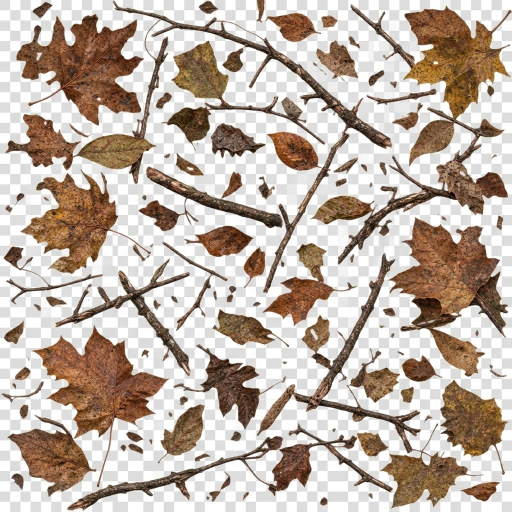
#> input picture minecraft/leaf-litter-reference/source.jpg, 1024 x 1024 px (shown at 1/2 size)
$ python prepare_cobblestone.py ../leaf-litter-reference/source.jpg
#> lines starting #> are read from the running program, lines starting #| are printed output that depends on the picture
#!/usr/bin/env python3
"""Prepare a repeating 512px cobblestone tile from a supplied photograph.

Usage from the repository root:
    python minecraft/tools/prepare_cobblestone.py path/to/normal.jpg
    python minecraft/tools/prepare_cobblestone.py path/to/mossy.jpg --mossy
Requires Pillow. Source photos are supplied separately and are not in the pack.
"""
import argparse
from pathlib import Path

from PIL import Image, ImageOps

SIZE = 512
OVERLAP = 48
BLOCKS = Path('minecraft/realistic-dirt/textures/blocks')


def blend_amount(distance):
    # Half of the opposite side at the seam; gently vanish toward the interior.
    t = 1.0 - distance / OVERLAP
    return 0.5 * t * t * (3 - 2 * t)


def prepare(source):
    image = ImageOps.exif_transpose(Image.open(source)).convert('RGB')
#> image is the input picture: PIL image 1024x1024 RGB; mean R, G, B 191.1, 177.8, 167.2
    # Square crop, then retain a margin for actual overlapping detail instead
    # of reflecting the edge: the two halves meet at the same source position.
    extent = SIZE + 2 * OVERLAP
    image = ImageOps.fit(image, (extent, extent), Image.Resampling.LANCZOS)
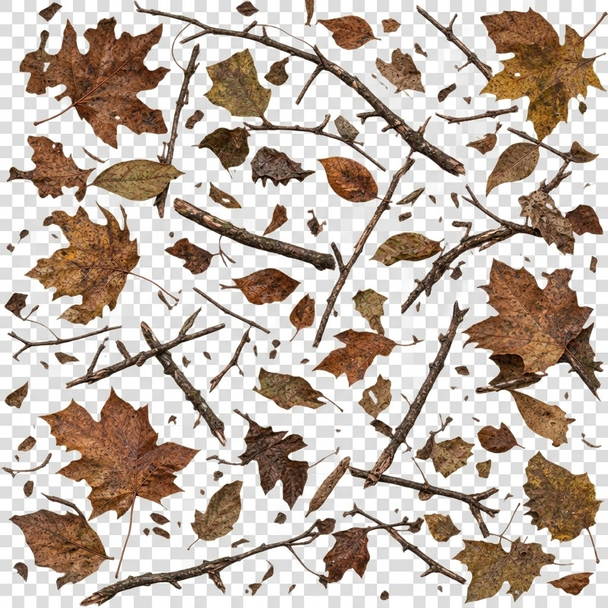
#> image: PIL image 608x608 RGB; mean R, G, B 191, 177.7, 167.2
    horizontal = image.crop((OVERLAP, 0, OVERLAP + SIZE, extent))
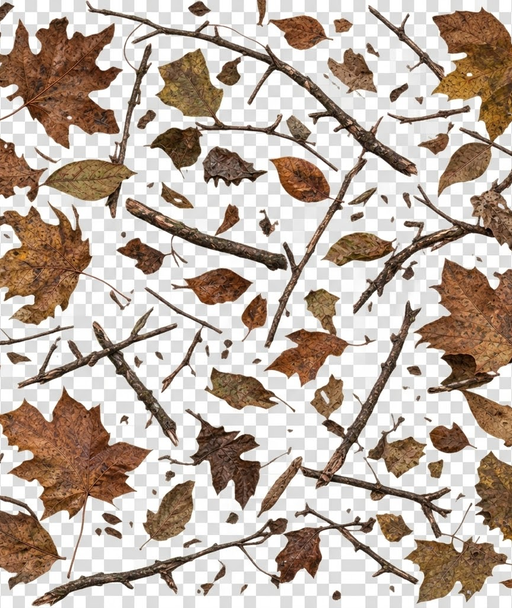
#> horizontal: PIL image 512x608 RGB; mean R, G, B 188.5, 174.6, 163.6
    for d in range(OVERLAP):
        alpha = blend_amount(d)
        for x, offset in ((d, SIZE), (SIZE - 1 - d, -SIZE)):
            source_x = x + OVERLAP
            original = image.crop((source_x, 0, source_x + 1, extent))
            opposite = image.crop((source_x + offset, 0, source_x + offset + 1, extent))
            horizontal.paste(Image.blend(original, opposite, alpha), (x, 0))
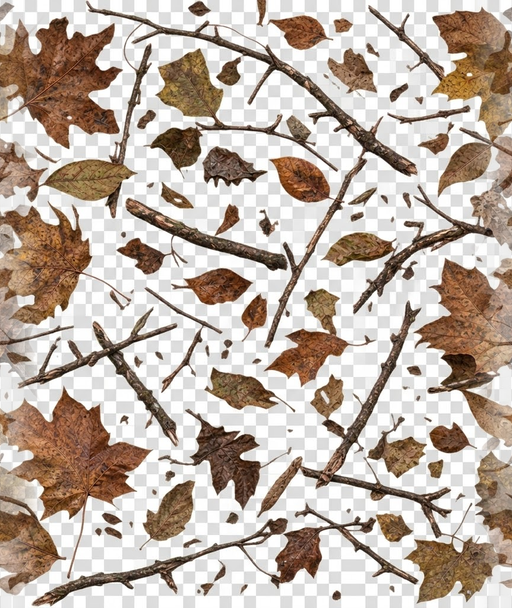
#> horizontal: PIL image 512x608 RGB; mean R, G, B 189.3, 175.7, 165.1
    result = horizontal.crop((0, OVERLAP, SIZE, OVERLAP + SIZE))
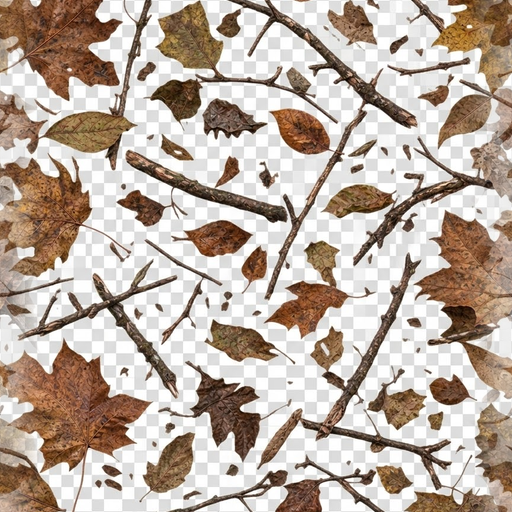
#> result: PIL image 512x512 RGB; mean R, G, B 187, 172.7, 161.5
    for d in range(OVERLAP):
        alpha = blend_amount(d)
        for y, offset in ((d, SIZE), (SIZE - 1 - d, -SIZE)):
            source_y = y + OVERLAP
            original = horizontal.crop((0, source_y, SIZE, source_y + 1))
            opposite = horizontal.crop((0, source_y + offset, SIZE, source_y + offset + 1))
            result.paste(Image.blend(original, opposite, alpha), (0, y))
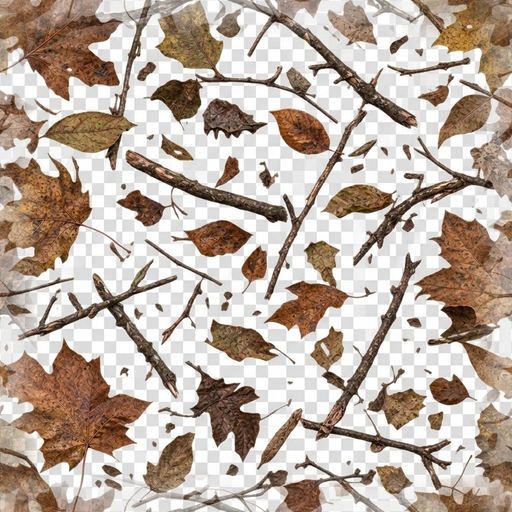
#> result: PIL image 512x512 RGB; mean R, G, B 187.3, 173.1, 162
    return result


def main():
    parser = argparse.ArgumentParser(description=__doc__)
    parser.add_argument('source', type=Path)
    parser.add_argument('--mossy', action='store_true', help='write the mossy vanilla texture instead')
    args = parser.parse_args()
    result = prepare(args.source)
    output = BLOCKS / ('cobblestone_mossy.png' if args.mossy else 'cobblestone.png')
    output.parent.mkdir(parents=True, exist_ok=True)
    result.save(output, optimize=True)
    print(f'Saved {output}: {result.width}x{result.height} {result.mode}')
#| Saved minecraft/realistic-dirt/textures/blocks/cobblestone.png: 512x512 RGB


if __name__ == '__main__':
    main()
